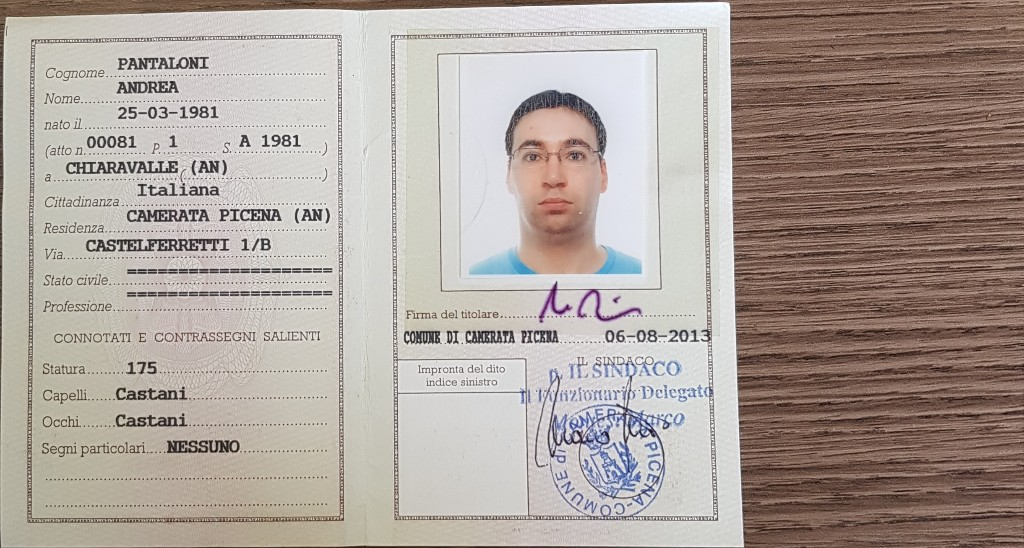
#> input picture TestImages/rear/a-pantaloni-rearCIC.jpg, 1024 x 548 px
$ python ShapeApproximation.py
#> lines starting #> are read from the running program, lines starting #| are printed output that depends on the picture; after the words box and inside, x2 and y2 are one past the last pixel; in counts of white or black regions, pixels touching at a corner belong together
#%% Import section
import cv2
import numpy as np
#%% Global parameters definition:
bluring_kernel_size = (3, 3) #TODO try different size that can be usefull
morphological_kernel = np.ones((5, 5), np.uint8) #TODO try different kernel that can be usefull (to search)
canny_low = 100
canny_high = 200
number_of_contours = 10
#%% Opening Reference Image
reference_image = cv2.imread('TestImages/rear/a-pantaloni-rearCIC.jpg', cv2.IMREAD_GRAYSCALE)
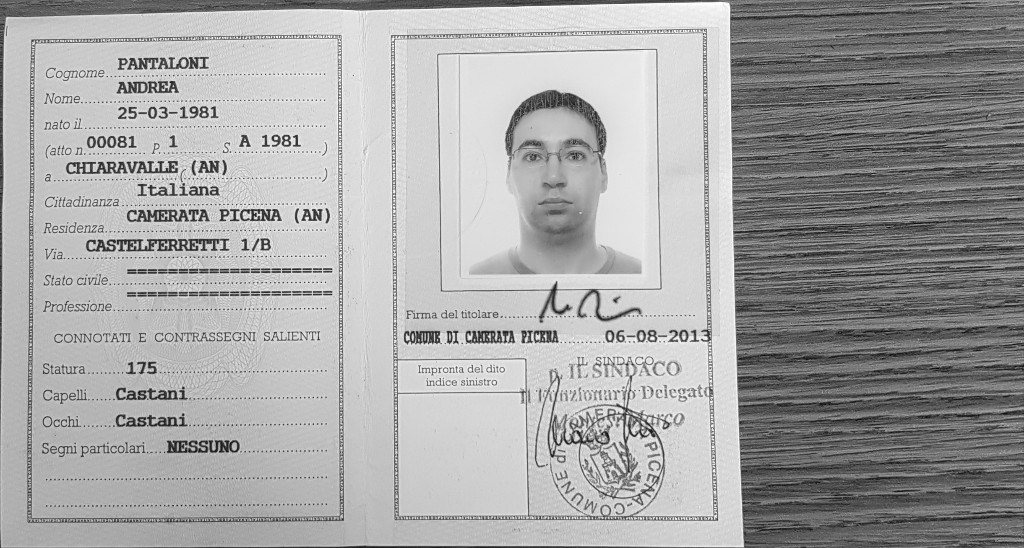
#> reference_image: shape (548, 1024); min 3, max 255, mean 165.3
#%% Bluring
reference_image = cv2.blur(reference_image, bluring_kernel_size)
#%% Canny
reference_image_canny = cv2.Canny(reference_image, canny_low, canny_high)
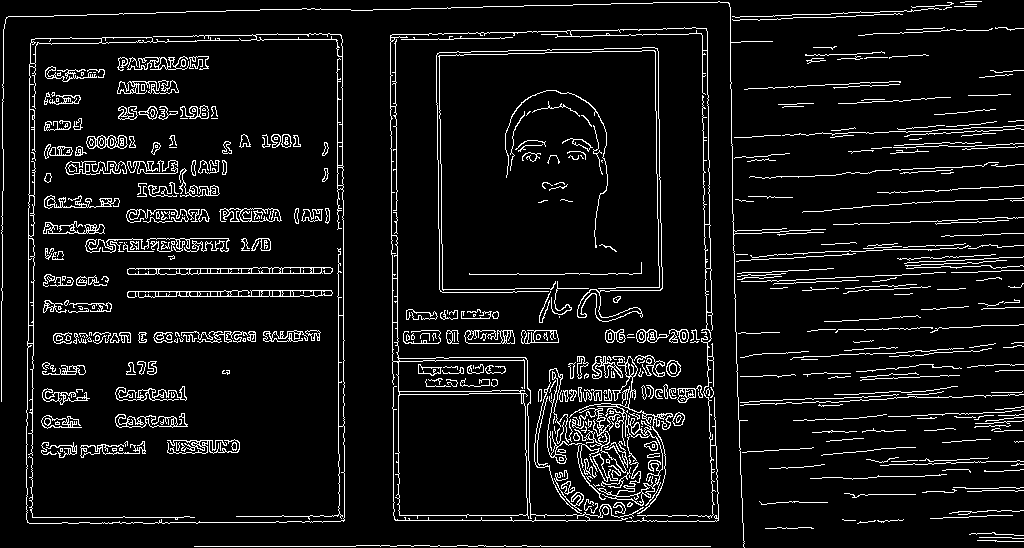
#> reference_image_canny: shape (548, 1024); 7.6% white in thin lines or dots
#%% Finding Contours on binary image
# cv2.RETR_CCOMP -> return the contours complete list (all contours)
# cv2.CHAIN_APPROX_NONE -> this not approximate a connection between contours
reference_contours, reference_hierarchy = cv2.findContours(reference_image_canny, cv2.RETR_CCOMP, cv2.CHAIN_APPROX_NONE)
#> reference_contours = 913 contours, 606 with area under 20; largest, box (x1, y1, x2, y2) and area: (390, 27, 719, 522) 17892, (398, 393, 528, 516) 15426, (26, 33, 345, 524) 2876, (569, 356, 673, 514) 1118, (127, 267, 333, 275) 1080; reference_hierarchy = 913 rows, first 6: [1, -1, -1, -1], [2, 0, -1, -1], [3, 1, -1, -1], [4, 2, -1, -1], [5, 3, -1, -1], [6, 4, -1, -1]
# Rerder contours in descending mode to have the biggest area for first
reference_contours = sorted(reference_contours, key=cv2.contourArea, reverse=True)
#%% approximate contour with poly line
#for c in reference_contours:
peri = cv2.arcLength(reference_contours[5], True)
#> peri = 486.7
approx = cv2.approxPolyDP(reference_contours[5], 0.2 * peri, True)
#> approx = [[127, 296], [332, 292]]
img = reference_image.copy()
cv2.drawContours(img, [approx], -1, (0, 0, 0))
#> img: shape (548, 1024); min 0, max 253, mean 165.3
cv2.imwrite('result-contours-new-test.jpg', img)

$ run again, with TestImages/rear/a-petrelli-rearCIC2.jpg copied over TestImages/rear/a-pantaloni-rearCIC.jpg
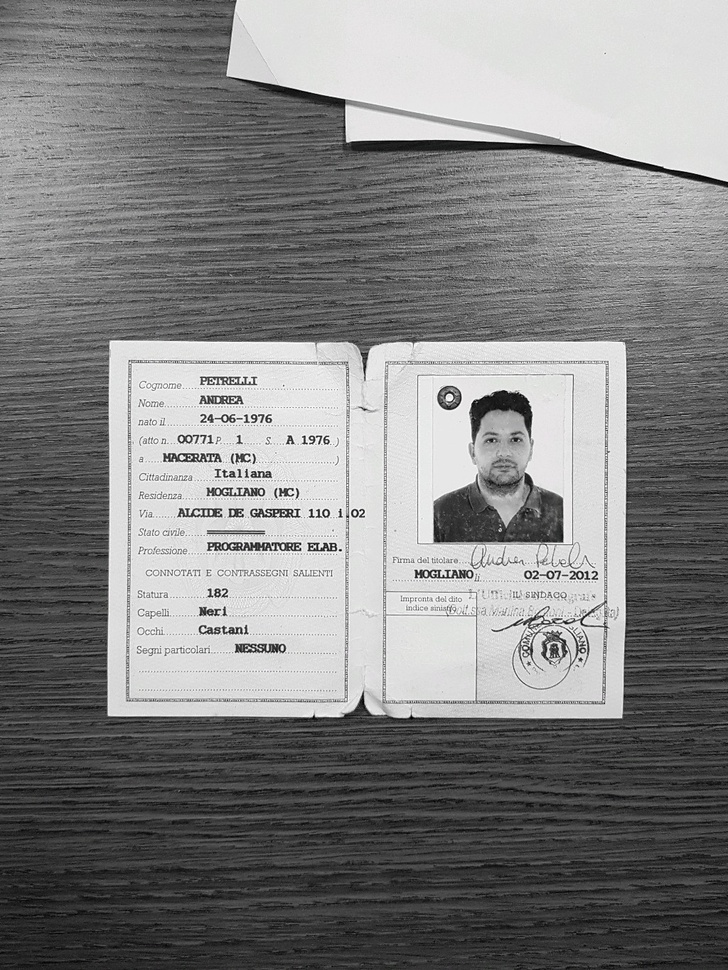
#> input picture TestImages/rear/a-petrelli-rearCIC2.jpg, 728 x 970 px, shrunk from 1024 x 1365 before the run
#> `reference_image_canny = cv2.Canny(reference_image, canny_low, canny_hi..`:
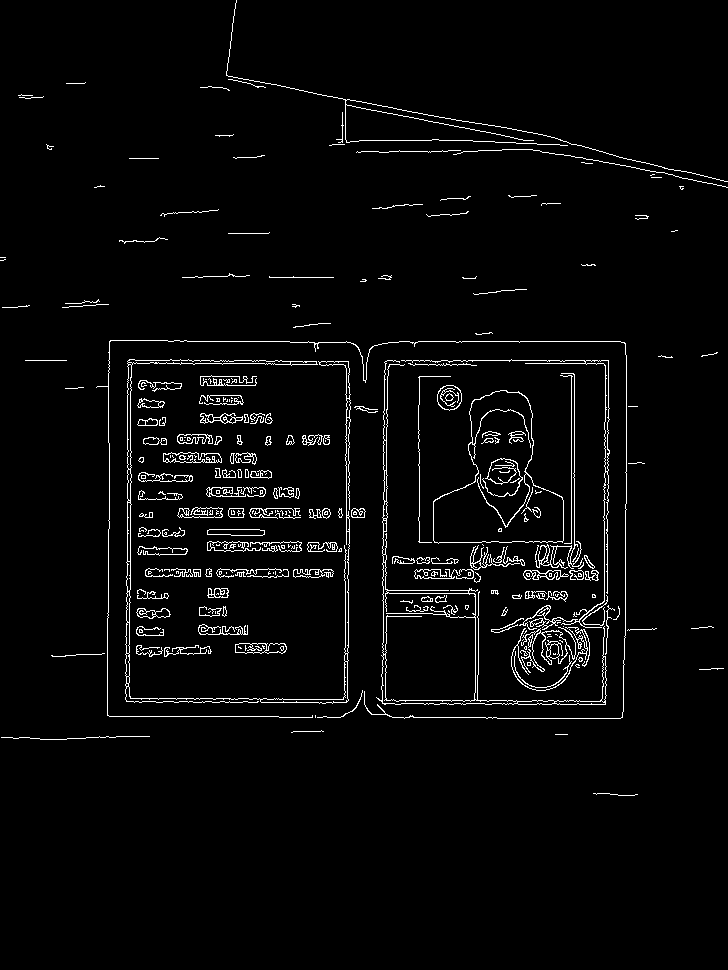
#> reference_image_canny: shape (970, 728); 3.1% white in thin lines or dots, all inside (x1, y1, x2, y2) = (0, 0, 728, 796)
#> reference_contours = 498 contours, 334 with area under 20; largest, box (x1, y1, x2, y2) and area: (433, 390, 564, 544) 12288, (433, 390, 564, 544) 12156, (376, 360, 607, 705) 11127, (382, 562, 476, 702) 9806, (125, 359, 351, 704) 2250; reference_hierarchy = 498 rows, first 6: [1, -1, -1, -1], [2, 0, -1, -1], [3, 1, -1, -1], [4, 2, -1, -1], [5, 3, -1, -1], [6, 4, -1, -1]
#> peri = 577.9
#> approx = [[571, 634]]
#> img: shape (970, 728); min 0, max 245, mean 130
